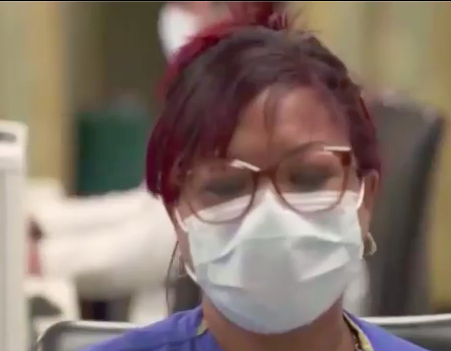
#> input picture 1.jpg, 451 x 351 px, given in place of edit.mp4, which was not available
$ python freg.py
#> lines starting #> are read from the running program, lines starting #| are printed output that depends on the picture; after the words box and inside, x2 and y2 are one past the last pixel; in counts of white or black regions, pixels touching at a corner belong together; pictures that were not available may be replaced by others from this repository, and a replacement may not be noted
#!/usr/bin/env python3
# -*- coding: utf-8 -*-
"""
Created on Tue Nov 12 08:05:58 2019

@author: ANMOL
"""

from datetime import datetime
import cv2
import numpy as np

mouth_cascade=cv2.CascadeClassifier("haarcascade_mcs_mouth.xml")
nose_cascade=cv2.CascadeClassifier("haarcascade_mcs_nose.xml")
eye_cascade=cv2.CascadeClassifier("haarcascade_mcs_eyepair_big.xml")
face_cascade=cv2.CascadeClassifier("haarcascade_frontalface_alt2.xml")

if nose_cascade.empty():
    print("error")

if nose_cascade.empty():
    print("error")

cap=cv2.VideoCapture('edit.mp4')
ret, frame = cap.read()
#> frame is the input picture: shape (351, 451, 3); mean B, G, R 106.5, 115.9, 132.7

ds_factor=0.6
while True:
    ret,frame=cap.read()
    frame=cv2.resize(frame,None,fx=ds_factor,fy=ds_factor,interpolation=cv2.INTER_AREA)
#> frame: shape (211, 271, 3)
    gray=cv2.cvtColor(frame,cv2.COLOR_BGR2GRAY)
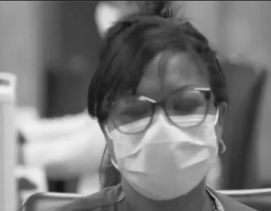
#> gray: shape (211, 271); min 15, max 240, mean 119.8
    mouth_rects=mouth_cascade.detectMultiScale(gray,1.3,5)
#> mouth_rects = [[176, 141, 31, 19]]
    m=np.array(mouth_rects)
#> m = [[176, 141, 31, 19]]
    for (x,y,w,h) in mouth_rects:
        cv2.rectangle(frame,(x,y),(x+w,y+h),(0,0,255),2)
        break
#> this loop made 1 pass
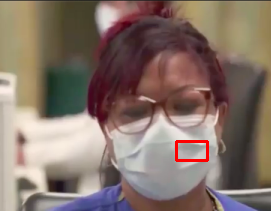
#> frame: shape (211, 271, 3); mean B, G, R 105.5, 114.9, 132.9
    face_rects=face_cascade.detectMultiScale(gray,1.3,5)
#> face_rects = ()
    f=np.array(face_rects)
#> f = empty array
    for (x,y,w,h) in face_rects:
        cv2.rectangle(frame,(x,y),(x+w,y+h),(0,255,0),2)
        break
#> this loop made 0 passes
    nose_rects=nose_cascade.detectMultiScale(gray,1.3,5)
#> nose_rects = ()
    n=np.array(nose_rects)
#> n = empty array
    for (x,y,w,h) in nose_rects:
        cv2.rectangle(frame,(x,y),(x+w,y+h),(0,255,0),2)
        break
    eye_rects=eye_cascade.detectMultiScale(gray,1.3,5)
#> eye_rects = ()
    e=np.array(eye_rects)
#> e = empty array
    for (x,y,w,h) in eye_rects:
        cv2.rectangle(frame,(x,y),(x+w,y+h),(0,255,0),2)
        break

    if f.size !=0 :
        if n.size==0 and m.size==0:
             cv2.putText(frame,"mask",(10,frame.shape[0]-10),cv2.FONT_HERSHEY_TRIPLEX, 0.8,  (0,0,255), 1)

        if n.size ==0 and m.size==0 and e.size!=0:
            cv2.putText(frame,"mask",(10,frame.shape[0]-10),cv2.FONT_HERSHEY_TRIPLEX, 0.8,  (0,0,255), 1)

        if n.size ==0 and e.size==0 and m.size==0:
            cv2.putText(frame,"mask",(10,frame.shape[0]-10),cv2.FONT_HERSHEY_TRIPLEX, 0.8,  (0,0,255), 1)

        if e.size==0 and m.size==0:
             cv2.putText(frame,"mask",(10,frame.shape[0]-10),cv2.FONT_HERSHEY_TRIPLEX, 0.8,  (0,0,255), 1)

        if e.size==0 and n.size==0:
             cv2.putText(frame,"mask",(10,frame.shape[0]-10),cv2.FONT_HERSHEY_TRIPLEX, 0.8,  (0,0,255), 1)

        if n.size!=0 and e.size!=0:
             cv2.putText(frame,"not mask",(10,frame.shape[0]-10),cv2.FONT_HERSHEY_TRIPLEX, 0.8,  (0,0,255), 1)

        if e.size!=0 and m.size!=0:
             cv2.putText(frame,"not mask",(10,frame.shape[0]-10),cv2.FONT_HERSHEY_TRIPLEX, 0.8,  (0,0,255), 1)

        if n.size!=0 and m.size!=0:
             cv2.putText(frame,"not mask",(10,frame.shape[0]-10),cv2.FONT_HERSHEY_TRIPLEX, 0.8,  (0,0,255), 1)

    if f.size==0:
        if n.size==0 and m.size==0 and e.size!=0:
             cv2.putText(frame,"mask",(10,frame.shape[0]-10),cv2.FONT_HERSHEY_TRIPLEX, 0.8,  (0,0,255), 1)

        if n.size!=0 and e.size!=0 and m.size==0:
             cv2.putText(frame,"mask",(10,frame.shape[0]-10),cv2.FONT_HERSHEY_TRIPLEX, 0.8,  (0,0,255), 1)

        if n.size ==0 and m.size==0 and e.size!=0:
            cv2.putText(frame,"mask",(10,frame.shape[0]-10),cv2.FONT_HERSHEY_TRIPLEX, 0.8,  (0,0,255), 1)

        if e.size==0 and m.size==0 and n.size!=0:
             cv2.putText(frame,"mask",(10,frame.shape[0]-10),cv2.FONT_HERSHEY_TRIPLEX, 0.8,  (0,0,255), 1)

        if e.size==0 and n.size==0 and m.size!=0:
             cv2.putText(frame,"mask",(10,frame.shape[0]-10),cv2.FONT_HERSHEY_TRIPLEX, 0.8,  (0,0,255), 1)
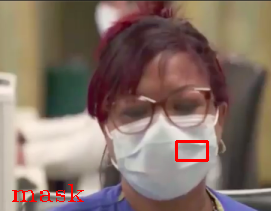
#> frame: shape (211, 271, 3); 0.54% of pixels changed, all inside (x1, y1, x2, y2) = (12, 184, 84, 202)

        if e.size==0 and m.size!=0 and n.size!=0:
             cv2.putText(frame,"not mask",(10,frame.shape[0]-10),cv2.FONT_HERSHEY_TRIPLEX, 0.8,  (0,0,255), 1)

        if e.size!=0 and n.size!=0 and m.size!=0:
             cv2.putText(frame,"no mask",(10,frame.shape[0]-10),cv2.FONT_HERSHEY_TRIPLEX, 0.8,  (0,0,255), 1)

        if n.size==0 and e.size==0 and m.size==0:
             cv2.putText(frame,"no face",(10,frame.shape[0]-10),cv2.FONT_HERSHEY_TRIPLEX, 0.8,  (0,0,255), 1)

        cv2.imshow('Frame',frame)

    if (cv2.waitKey(1) & 0xFF == ord('q')):
#> (key q is pressed here)
        break

cap.release()
cv2.destroyAllWindows()
